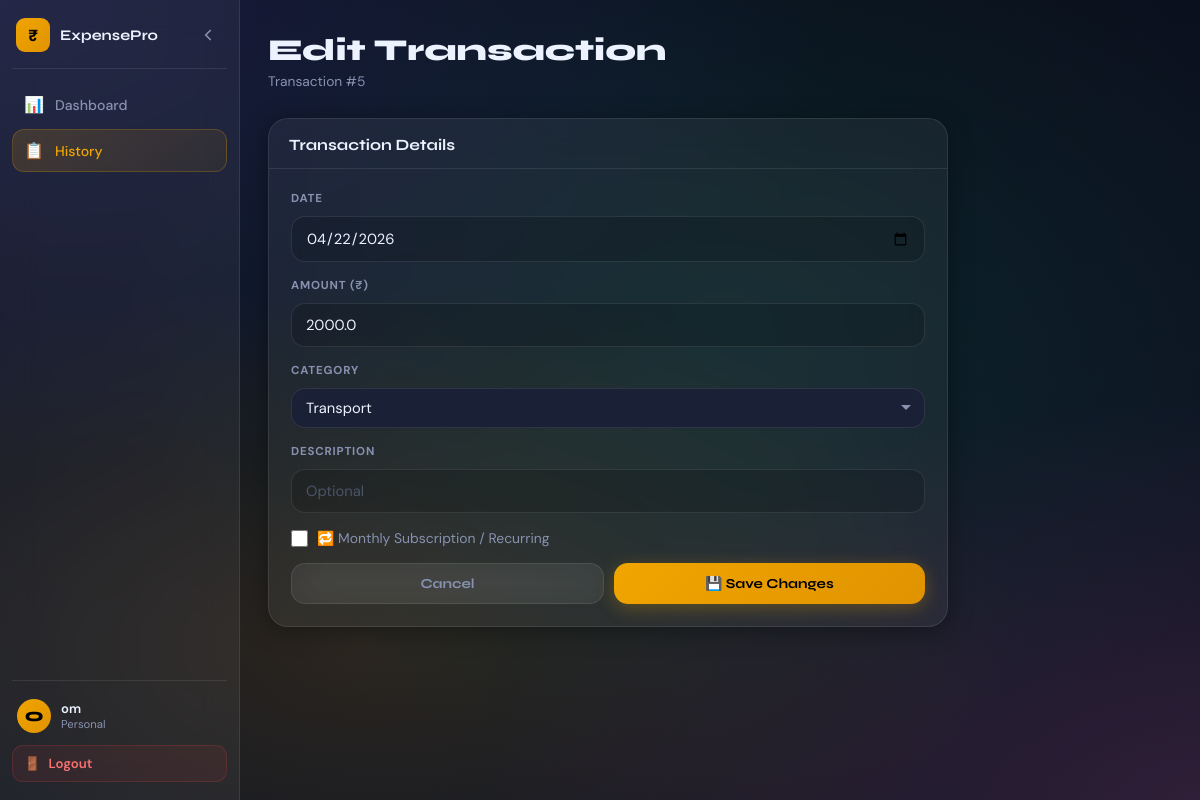
Page /edit_transaction/5 (signed in) on the committed database.
### tables this page shows
CREATE TABLE transactions (
                id INTEGER PRIMARY KEY AUTOINCREMENT,
                user_id INTEGER NOT NULL,
                date TEXT NOT NULL,
                amount REAL NOT NULL,
                category TEXT NOT NULL,
                description TEXT,
                is_recurring INTEGER DEFAULT 0,
                created_at TIMESTAMP DEFAULT CURRENT_TIMESTAMP,
                FOREIGN KEY (user_id) REFERENCES users(id)
            );

### app.py (the view, shortened to what this page needs)
@app.route('/edit_transaction/<int:tid>', methods=['GET','POST'])
@login_required
def edit_transaction(tid):
    uid = session['user_id']
    with get_db() as conn:
        t = conn.execute('SELECT * FROM transactions WHERE id=? AND user_id=?',(tid,uid)).fetchone()
        if not t: return redirect(url_for('history'))
    user = conn.execute('SELECT * FROM users WHERE id=?',(uid,)).fetchone()
    return render_template('edit_transaction.html', t=t, categories=get_all_categories(uid), user=user)

### app.py (called while the page is built)
def get_db():
    conn = sqlite3.connect(DATABASE)
    conn.row_factory = sqlite3.Row
    return conn

def get_all_categories(user_id):
    with get_db() as conn:
        rows = conn.execute(
            "SELECT DISTINCT category FROM custom_categories WHERE user_id=? ORDER BY category",
            (user_id,)).fetchall()
    custom = [r['category'] for r in rows]
    return CATEGORIES + [c for c in custom if c not in CATEGORIES]

def login_required(f):
    @wraps(f)
    def decorated(*args, **kwargs):
        if 'user_id' not in session:
            return redirect(url_for('login'))
        return f(*args, **kwargs)
    return decorated

### templates/edit_transaction.html (shortened to what this page needs)
{% extends "base.html" %}
{% block body %}
<div class="app-shell">
  <aside class="sidebar" id="sidebar">
    <div class="sidebar-top">
      <div class="sidebar-brand">
        <div class="sidebar-brand-icon">₹</div>
        <span class="sidebar-brand-name">ExpensePro</span>
      </div>
      <button class="sidebar-toggle" id="sidebarToggle">
        <svg width="18" height="18" viewBox="0 0 24 24" fill="none" stroke="currentColor" stroke-width="2.2" stroke-linecap="round"><polyline points="15 18 9 12 15 6"/></svg>
      </button>
    </div>
    <nav class="nav">
      <a href="/dashboard" class="nav-item" data-tip="Dashboard"><span class="nav-icon">📊</span><span class="nav-label">Dashboard</span></a>
      <a href="/history"   class="nav-item active" data-tip="History"><span class="nav-icon">📋</span><span class="nav-label">History</span></a>
    </nav>
    <div class="sidebar-footer">
      <div class="user-chip">
        <div class="user-av">{{ session.username[0].upper() }}</div>
        <div class="user-info"><div class="user-name">{{ session.username }}</div><div class="user-role">Personal</div></div>
      </div>
      <a href="/logout" class="logout-btn"><span>🚪</span><span class="logout-label">Logout</span></a>
    </div>
  </aside>
  <main class="main" id="mainContent">
    <div class="page-header fade-up">
      <div><h1 class="page-title">Edit Transaction</h1><p class="page-sub">Transaction #{{ t.id }}</p></div>
    </div>
    <div class="settings-wrap">
      <div class="settings-card card glass fade-up d1">
        <div class="card-hdr"><h3>Transaction Details</h3></div>
        <form method="POST" class="settings-body">
          <div class="fg"><label>Date</label><input type="date" name="date" value="{{ t.date }}" required></div>
          <div class="fg"><label>Amount (₹)</label><input type="number" name="amount" step="0.01" min="0.01" value="{{ t.amount }}" required></div>
          <div class="fg">
            <label>Category</label>
            <select name="category" required>
              {% for cat in categories %}<option value="{{ cat }}" {% if t.category==cat %}selected{% endif %}>{{ cat }}</option>{% endfor %}
            </select>
          </div>
          <div class="fg"><label>Description</label><input type="text" name="description" value="{{ t.description or '' }}" placeholder="Optional"></div>
          <div class="checkbox-row">
            <input type="checkbox" name="is_recurring" id="editRec" value="1" {% if t.is_recurring %}checked{% endif %}>
            <label for="editRec">🔁 Monthly Subscription / Recurring</label>
          </div>
          <div class="btn-row">
            <a href="/history" class="btn btn-ghost">Cancel</a>
            <button type="submit" class="btn btn-primary">💾 Save Changes</button>
          </div>
        </form>
      </div>
    </div>
  </main>
</div>
{% endblock %}

### rows in the picture
transactions: id "5", date "04/22/2026", amount "2000.0", category "Transport"

### other values in the picture
{{ session.username[0].upper() }} "O"
{{ session.username }} "om"
